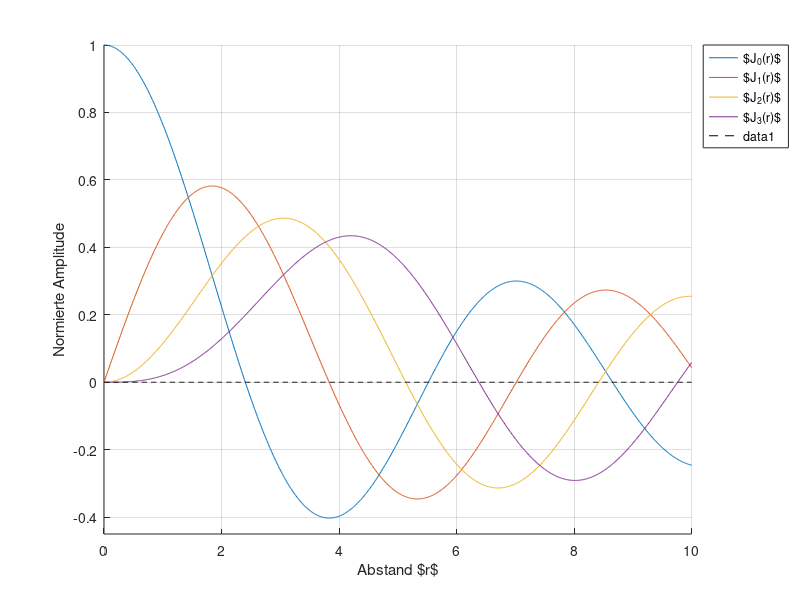

This figure's MATLAB source:

r=[0:0.01:10];

n=[0:1:3];

h = figure("visible", "off");
%h = figure("visible","on");
hold all;
leg='';

for i=1:length(n)
  plot(r,besselj(n(i),r));
  leg=strcat(leg,'$J_{',num2str(n(i)),'}(r)$;');
endfor
grid on;
axis([r(1) r(length(r)) -0.45 1]);
leg(length(leg)) = ''; %Letztes Semikolon entfernen
legend(strsplit(leg,';'),"location",'northeastoutside');
xlabel('Abstand $r$');
ylabel('Normierte Amplitude');
plot(r,zeros(1,length(r)),'--k');
print('-dpdflatexstandalone','besselfunction','-F:20');
close
